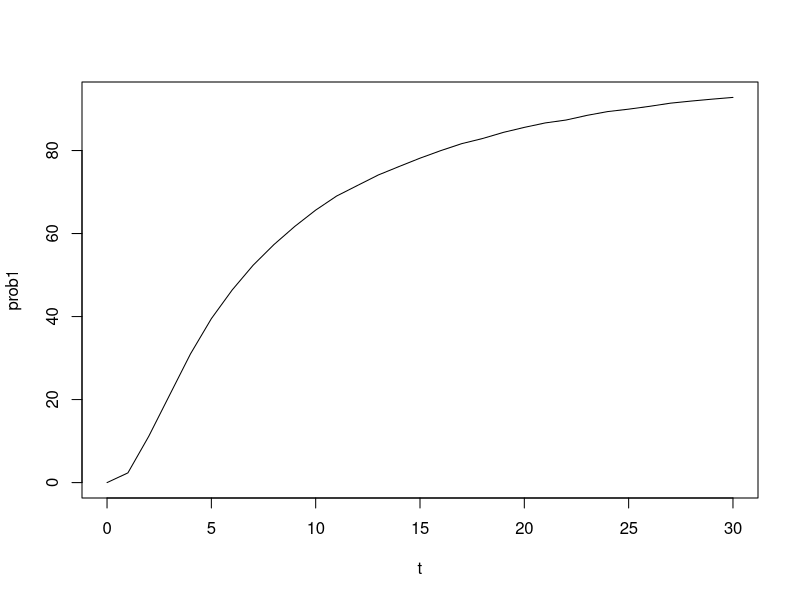
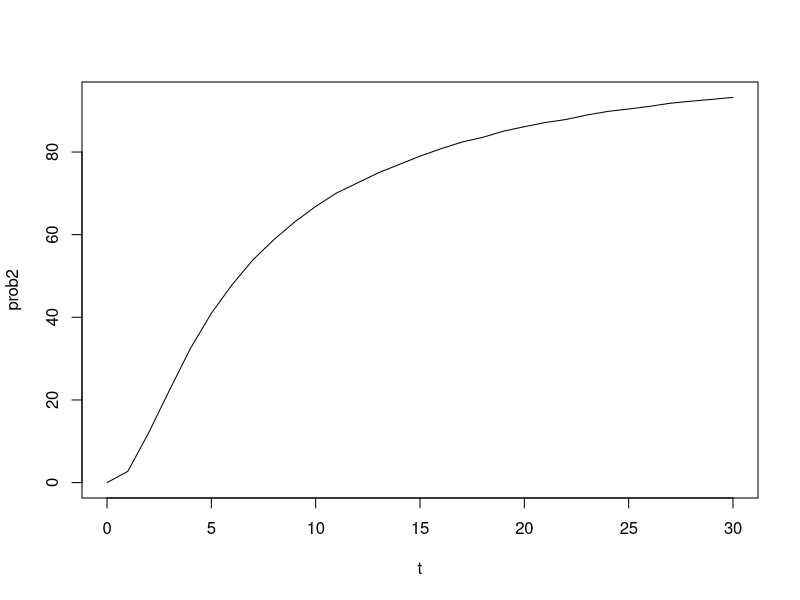
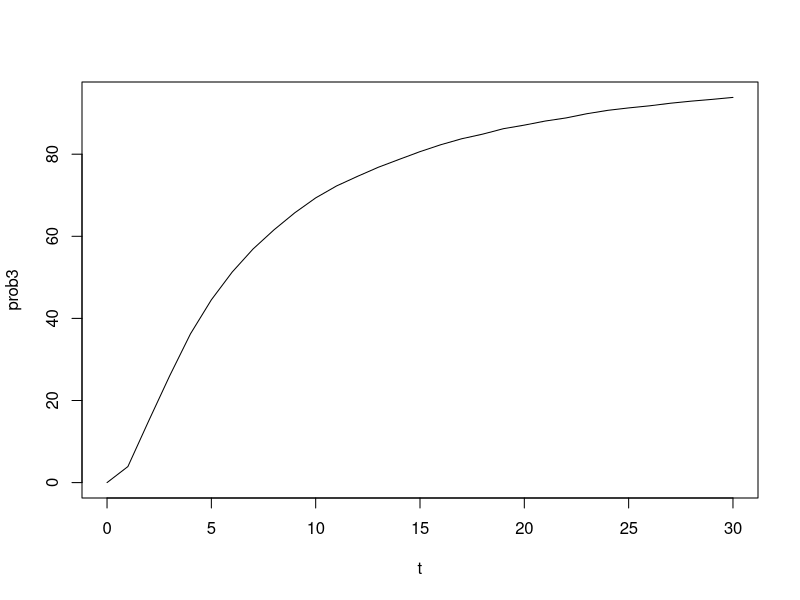
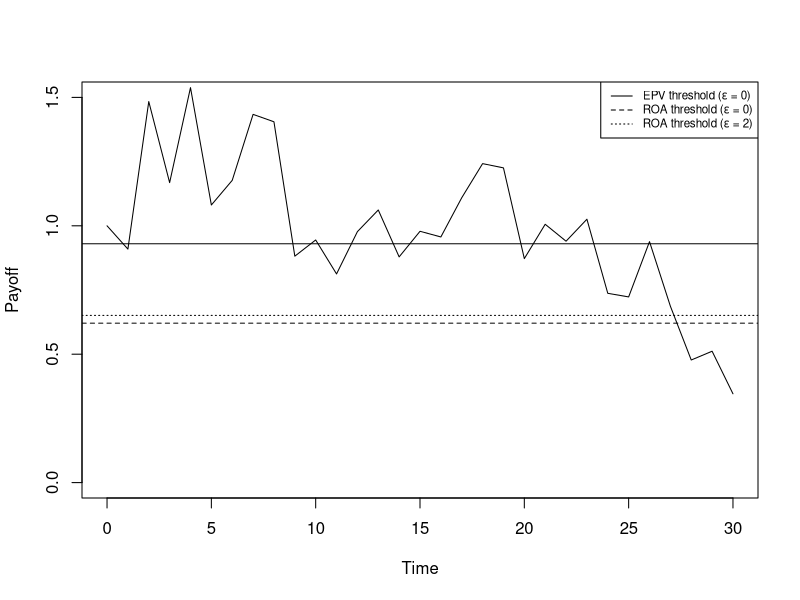
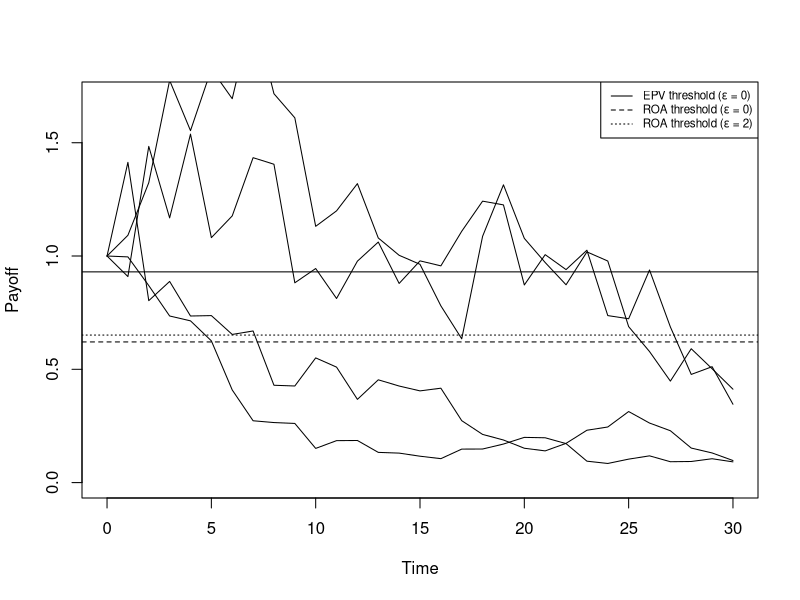

Here is the R script that generated these plots, in order: (Note: this script raises an error after producing the figures.)
# Libraries
library(matrixStats) # for rowVars
require(utils) # for str
library(openxlsx)

# graph wd
setwd("C:/OwnCloud/A05/08_WP2_ROA/01_Irrigation_investment_numerical")
setwd("/Users/kodam1/ownCloud - wataru.kodama@uni-goettingen.de@owncloud.gwdg.de/A05/08_WP2_ROA/01_Irrigation_investment_numerical")

################################
### 0.1 Simulation Set Up
################################
para <- c(0.02, 0.2, 0.25, 0.05, 0.2) # baseline (mu, sigma, eta, lambda, rho)
eps <- c(0, 0.5, 2, 4) # list of epsilon
I <- 2
# Simulation parameters
n <- 10000                # Number of runs --> GO MUCH LARGER!
#Tlength <- 1              # Time period
#dt <- 0.01                # Time step
Tlength <- 30              # Time period
dt <- 1                    # Time step
t <- seq(0, Tlength, dt)  # steps
N <- length(t)            # Number of steps

# Model parameters
x0 <- 1                  # Initial profits (LeeZhao)/ payoffs / benefits (EisenackParsch)
x_a <- 1
r <- 0.1



################################
### 0.2 Threshold Set Up
################################
# Delta function
delta_fn <- function(m, s, e, l, r, eps) { 
  r + m*(1-eps) + 1/2*eps*(1-eps)*s^2 + l- l*(1-e)^(1-eps) }
delta <- function(eps) { 
  delta_fn(para[1], para[2], para[3], para[4], para[5], eps) 
}
# Polynomial function
polynomial_fn <- function(x, m, s, e, l, r) {
  1/2*(x-1)*x*s^2 - m*x - (r+l) + l*(1-e)^x
}

# Calculate threshold
beta <- uniroot(polynomial_fn, c(-10, 0), tol = 0.0001, m=para[1], 
                 s=para[2], e=para[3], l=para[4], r=para[5])$root
threshold <- ((delta(eps)/para[5])* beta/(beta-1+eps))^(1/(1-eps))* (1-I*r)
threshold_EPV <- ((delta(eps)/para[5]) )^(1/(1-eps))* (1-I*r)
threshold
threshold_EPV



################################
### 1. Simulation: Random draw
################################
para <- c(0.02, 0.2, 0.25, 0.05, 0.2) # baseline (mu, sigma, eta, lambda, rho)
# Initialize the pi matrix
x_c_t <- matrix(0, n, N)
x_c_t[, 1] <- x0

# Simulation initialization
set.seed(1404)      # WK Birthday

# Simulate GBM with Poisson Jump process
for (i in 1:n) {
  W <- cumsum(rnorm(N - 1, mean = 0, sd = sqrt(dt)))    # Brownian motion
  J <- rpois(N - 1, para[4] * dt)                       # Number of jumps at each time step
  
  jumps <- J * para[3] * x0                            # Jump sizes
  cum_jumps <- cumsum(jumps)                            # Cumulative jumps
  
  # GBM with jumps
  x_c_t[i, -1] <- x0 * exp((- para[1] - 0.5 * para[2]^2) * t[-1] + para[2] * W - cum_jumps)
}

# Results
rownames(x_c_t) <- paste0("Run_", 1:n)
colnames(x_c_t) <- t



### Graph ###
setwd("C:/OwnCloud/A05/08_WP2_ROA/01_Irrigation_investment_numerical")
setwd("/Users/kodam1/ownCloud - wataru.kodama@uni-goettingen.de@owncloud.gwdg.de/A05/08_WP2_ROA/01_Irrigation_investment_numerical")

# Plot one draw
png("03_Programming/simulation/figure/random_draw.png", width = 5, height = 4, units = 'in', res = 500)
plot(t, x_c_t[3, ], type = "l", ylim = c(0, 1.5), 
     xlab = "Time", ylab = "Payoff")
abline(h=threshold_EPV[1], lty = 1)
abline(h=threshold[1], lty = 2)
abline(h=threshold[3], lty = 3)
legend("topright", cex = 0.7, lty=1:3,
       legend = c(expression(paste("EPV threshold (", epsilon," = 0)")), 
                  expression(paste("ROA threshold (", epsilon," = 0)")), 
                  expression(paste("ROA threshold (", epsilon," = 2)"))))
dev.off()

# Plot five draws
png("03_Programming/simulation/figure/random_draw2.png", width = 5, height = 4, units = 'in', res = 500)
plot(t, x_c_t[3, ], type = "l", ylim = c(0, 1.7), 
     xlab = "Time", ylab = "Payoff")
for (i in c(2, 4, 5)) {
  lines(t, x_c_t[i, ], lty = 1)
}
abline(h = threshold_EPV[1], lty = 1)
abline(h = threshold[1], lty = 2)
abline(h = threshold[3], lty = 3)
legend("topright", cex = 0.7, lty=1:3,
       legend = c(expression(paste("EPV threshold (", epsilon," = 0)")), 
                  expression(paste("ROA threshold (", epsilon," = 0)")), 
                  expression(paste("ROA threshold (", epsilon," = 2)"))))
dev.off()


############################################
### 2. Adaptation probability
############################################
para <- c(0.02, 0.2, 0.25, 0.05, 0.2) # baseline (mu, sigma, eta, lambda, rho)
eps <- c(0, 0.5, 2, 3) # list of epsilon

# EPV probability
for (e in 1:3) {
  assign(paste0("prob_EPV", e), list())
  adap_EPV <- apply(x_c_t, 1, FUN = function(x) {x < threshold_EPV[e]})
  for (i in 1:ncol(adap_EPV)) {
    if(sum(adap_EPV[,i])>0) {
      adap_EPV[,i][min(which(adap_EPV[,i]==TRUE)):length(adap_EPV[,i])] <- TRUE
    }
  }
  for (i in 1:N) {
    if (e == 1) {
      prob_EPV1[[i]] <- rowSums(adap_EPV)[i]/ncol(adap_EPV)*100
    } else if (e == 2) {
      prob_EPV2[[i]] <- rowSums(adap_EPV)[i]/ncol(adap_EPV)*100
    } else if (e == 3) {
      prob_EPV3[[i]] <- rowSums(adap_EPV)[i]/ncol(adap_EPV)*100
    }
  }
}

# ROA probability
for (e in 1:3) {
  assign(paste0("prob", e), list())
  adapt <- apply(x_c_t, 1, FUN = function(x) {x < threshold[e]})
  for (i in 1:ncol(adapt)) {
    if(sum(adapt[,i])>0) {
      adapt[,i][min(which(adapt[,i]==TRUE)):length(adapt[,i])] <- TRUE
    }
  }
  for (i in 1:N) {
    if (e == 1) {
      prob1[[i]] <- rowSums(adapt)[i]/ncol(adapt)*100
    } else if (e == 2) {
      prob2[[i]] <- rowSums(adapt)[i]/ncol(adapt)*100
    } else if (e == 3) {
      prob3[[i]] <- rowSums(adapt)[i]/ncol(adapt)*100
    } else if (e == 4) {
      prob4[[i]] <- rowSums(adapt)[i]/ncol(adapt)*100
    }
  }
}

plot(t, prob1, type='l')
plot(t, prob2, type='l')
plot(t, prob3, type='l')
plot(t, prob4, type='l')

### Graph ###
png("03_Programming/simulation/figure/probability.png", width = 5, height = 4, units = 'in', res = 500)
plot(t, prob_EPV1, type='l', lty=1, ylim=c(0, 100), 
     xlab='Time', ylab='Probability', col = "blue")
lines(t, prob1, lty=1)
lines(t, prob2, lty=2)
lines(t, prob3, lty=3)
legend("bottomright", cex = 0.8, lty = c(1, 1, 2, 3),
       col = c("blue", "black", "black", "black"),
       legend = c(expression(paste("EPV ", "(", epsilon," = 0)")),
                  expression(paste("ROA ", "(", epsilon," = 0)")),
                  expression(paste("ROA ", "(", epsilon," = 0.5)")),
                  expression(paste("ROA ", "(", epsilon," = 2)"))))
dev.off()


############################################
### 3. Sensitivity analysis
############################################
para <- c(0.02, 0.2, 0.25, 0.05, 0.2) # baseline (mu, sigma, eta, lambda, rho)
#para2 <- c(para[1] + 0.00625, para[2] + 0.125/2, para[3] + 0.125, para[4] + 0.025)
para2 <- c(para[1] + para[3]*para[4], para[2] + para[3]/2, para[3] + para[3], para[4] + para[4])
eps <- c(0, 0.5, 2) # list of epsilon

# Simulation parameters
n <- 10000                # Number of runs --> GO MUCH LARGER!
Tlength <- 30              # Time period
dt <- 1                    # Time step
t <- seq(0, Tlength, dt)  # steps
N <- length(t)            # Number of steps

# Simulation initialization
set.seed(1404)      # WK Birthday
variables <- c("mu", "sigma", "lambda", "eta")
for (var in variables) {
  assign(paste0("x_c_t_", var), matrix(x0, n, N))
}


# Simulation
for (i in 1:n) {
  W <- cumsum(rnorm(N - 1, mean = 0, sd = sqrt(dt)))    # Brownian motion
  J <- rpois(N - 1, para[4] * dt) * para[3] * x0       # Number of jumps and size at each time step
  J_lambda <- rpois(N - 1, para2[4] * dt) * para[3] * x0 
  J_eta <- rpois(N - 1, para[4] * dt) * para2[3] * x0       
  # GBM with jumps
  x_c_t_mu[i, -1] <- x0 * exp((- para2[1] - 0.5 * (para[2])^2) * t[-1] + para[2] * W - cumsum(J))
  x_c_t_sigma[i, -1] <- x0 * exp((- para[1] - 0.5 * (para2[2])^2) * t[-1] + para2[2] * W - cumsum(J))
  x_c_t_lambda[i, -1] <- x0 * exp((- para[1] - 0.5 * (para[2])^2) * t[-1] + para[2] * W - cumsum(J_lambda))
  x_c_t_eta[i, -1] <- x0 * exp((- para[1] - 0.5 * (para[2])^2) * t[-1] + para[2] * W - cumsum(J_eta))
}

#####change in mu #####
beta <- uniroot(polynomial_fn, c(-10, 0), tol = 0.0001, 
                m=para2[1], s=para[2], e=para[3], l=para[4], r=para[5])$root
delta <- function(eps) { 
  delta_fn(para2[1], para[2], para[3], para[4], para[5], eps) 
}
threshold_mu <- ((delta(eps)/para[5])* beta/(beta-1+eps))^(1/(1-eps))* (1-I*0.1)
# loop over epsilon
for (j in 1:3) {
  # Create adaptation matrix
  adaptation <- apply(x_c_t_mu, 1, FUN = function(x) {x < threshold_mu[j]})
  for (i in 1:ncol(adaptation)) {
    if(sum(adaptation[,i])>0) {
      adaptation[,i][min(which(adaptation[,i]==TRUE)):length(adaptation[,i])] <- TRUE
    }
  }
  # Create prob variable
  prob_mu <- list()
  for (i in 1:N) {
    prob_mu[[i]] <- rowSums(adaptation)[i]/ncol(adaptation)*100
  }
  # Assign prob variable to the corresponding epsilon
  assign(paste0("prob", j, "_mu"), prob_mu)
}

##### change in lambda #####
# threshold
beta <- uniroot(polynomial_fn, c(-10, 0), tol = 0.0001, 
                m=para[1], s=para[2], e=para[3], l=para2[4], r=para[5])$root
delta <- function(eps) { 
  delta_fn(para[1], para[2], para[3], para2[4], para[5], eps) 
}
threshold_lambda <- ((delta(eps)/para[5])* beta/(beta-1+eps))^(1/(1-eps))* (1-I*0.1)
# loop over epsilon
for (j in 1:3) {
  adaptation <- apply(x_c_t_lambda, 1, FUN = function(x) {x < threshold_lambda[j]})
  for (i in 1:ncol(adaptation)) {
    if(sum(adaptation[,i])>0) {
      adaptation[,i][min(which(adaptation[,i]==TRUE)):length(adaptation[,i])] <- TRUE
    }
  }
  prob_lambda <- list()
  for (i in 1:N) {
    prob_lambda[[i]] <- rowSums(adaptation)[i]/ncol(adaptation)*100
  }
  assign(paste0("prob", j, "_lambda"), prob_lambda)
}

##### change in eta #####
# threshold
beta <- uniroot(polynomial_fn, c(-10, 0), tol = 0.0001, m=para[1], 
                s=para[2], e=para2[3], l=para[4], r=para[5])$root
delta <- function(eps) { 
  delta_fn(para[1], para[2], para2[3], para[4], para[5], eps) 
}
threshold_eta <- ((delta(eps)/para[5])* beta/(beta-1+eps))^(1/(1-eps))* (1-I*0.1)
# loop over epsilon
for (j in 1:3) {
  # Create adaptation matrix
  adaptation <- apply(x_c_t_eta, 1, FUN = function(x) {x < threshold_eta[j]})
  for (i in 1:ncol(adaptation)) {
    if(sum(adaptation[,i])>0) {
      adaptation[,i][min(which(adaptation[,i]==TRUE)):length(adaptation[,i])] <- TRUE
    }
  }
  # Create prob variable
  prob_eta <- list()
  for (i in 1:N) {
    prob_eta[[i]] <- rowSums(adaptation)[i]/ncol(adaptation)*100
  }
  # Assign prob variable to the corresponding epsilon
  assign(paste0("prob", j, "_eta"), prob_eta)
}

#####change in sigma #####
# threshold
beta <- uniroot(polynomial_fn, c(-10, 0), tol = 0.0001, 
                m=para[1], s=para2[2], e=para[3], l=para[4], r=para[5])$root
delta <- function(eps) { 
  delta_fn(para[1], para2[2], para[3], para[4], para[5], eps) 
}
threshold_sigma <- ((delta(eps)/para[5])* beta/(beta-1+eps))^(1/(1-eps))* (1-I*0.1)
# loop over epsilon
for (j in 1:3) {
  # Create adaptation matrix
  adaptation <- apply(x_c_t_sigma, 1, FUN = function(x) {x < threshold_sigma[j]})
  for (i in 1:ncol(adaptation)) {
    if(sum(adaptation[,i])>0) {
      adaptation[,i][min(which(adaptation[,i]==TRUE)):length(adaptation[,i])] <- TRUE
    }
  }
  # Create prob variable
  prob_sigma <- list()
  for (i in 1:N) {
    prob_sigma[[i]] <- rowSums(adaptation)[i]/ncol(adaptation)*100
  }
  # Assign prob variable to the corresponding epsilon
  assign(paste0("prob", j, "_sigma"), prob_sigma)
}


### Graph ### 
png("03_Programming/simulation/figure/sensitivity0.png", width = 5, height = 4, units = 'in', res = 500)
plot(t, prob1, type='l', lty=1, ylim=c(0, 100), xlab='Time', ylab='Probability')
lines(t, prob1_mu, lty = 2, col="blue")
lines(t, prob1_sigma, lty = 2, col="green")
lines(t, prob1_lambda, lty = 2, col="red")
lines(t, prob1_eta, lty = 2, col="orange")
legend("bottomright", cex = 0.8, lty=c(1, 2, 2, 2, 2), 
       title = c(expression(paste(epsilon, " = 0"))), 
       col=c("black", "blue", "green", "red", "orange"),
       legend = c(expression(paste("Baseline")), 
                  expression(paste(mu, "+", Delta, mu)),
                  expression(paste(sigma, "+", Delta, sigma)),
                  expression(paste(lambda, "+", Delta, lambda)),
                  expression(paste(eta, "+", Delta, eta))))
dev.off()


png("03_Programming/simulation/figure/sensitivity2.png", width = 5, height = 4, units = 'in', res = 500)
plot(t, prob3, type='l', lty=1, ylim=c(0, 100), xlab='Time', ylab='Probability')
lines(t, prob3_mu, lty = 2, col="blue")
lines(t, prob3_sigma, lty = 2, col="green")
lines(t, prob3_lambda, lty = 2, col="red")
lines(t, prob3_eta, lty = 2, col="orange")
legend("bottomright", cex = 0.8, lty=c(1, 2, 2, 2, 2), 
       title = c(expression(paste(epsilon, " = 2"))), 
       col=c("black", "blue", "green", "red", "orange"),
       legend = c(expression(paste("Baseline")), 
                  expression(paste(mu, "+", Delta, mu)),
                  expression(paste(sigma, "+", Delta, sigma)),
                  expression(paste(lambda, "+", Delta, lambda)),
                  expression(paste(eta, "+", Delta, eta))))
dev.off()


############################################
### 4.1 Export to table
############################################
###  Changes in threshold compared to baseline
threshold2 <- c(threshold[1], threshold[2], threshold[3])
ct_mu <- (threshold_mu - threshold2 )/ threshold2 * 100
ct_sigma <- (threshold_sigma - threshold2 )/ threshold2 * 100
ct_lambda <- (threshold_lambda - threshold2 )/ threshold2 * 100
ct_eta <- (threshold_eta - threshold2 )/ threshold2 * 100

###  Changes in probability compared to baseline
for (i in 1:3) {
  # unlist
  assign(paste0("p_EPV", i), unlist(get(paste0("prob_EPV", i))))
  assign(paste0("p", i), unlist(get(paste0("prob", i))))
  assign(paste0("p", i, "_mu"), unlist(get(paste0("prob", i, "_mu"))))
  assign(paste0("p", i, "_sigma"), unlist(get(paste0("prob", i, "_sigma"))))
  assign(paste0("p", i, "_lambda"), unlist(get(paste0("prob", i, "_lambda"))))
  assign(paste0("p", i, "_eta"), unlist(get(paste0("prob", i, "_eta"))))
  # define changes in probability
  assign(paste0("cp", i, "_mu"), (get(paste0("p", i, "_mu")) - get(paste0("p", i)) ) / get(paste0("p", i)) * 100)
  assign(paste0("cp", i, "_sigma"), (get(paste0("p", i, "_sigma")) - get(paste0("p", i)) ) / get(paste0("p", i)) * 100)
  assign(paste0("cp", i, "_lambda"), (get(paste0("p", i, "_lambda")) - get(paste0("p", i)) ) / get(paste0("p", i)) * 100)
  assign(paste0("cp", i, "_eta"), (get(paste0("p", i, "_eta")) - get(paste0("p", i)) ) / get(paste0("p", i)) * 100)
}

###  Data frame for table
df_threshold <- data.frame(
  Epsilon = c(0, 1/2, 2),
  EPV = c(threshold_EPV[1], threshold_EPV[2], threshold_EPV[3]),
  ROA = c(threshold[1], threshold[2], threshold[3]),
  Mu = c(threshold_mu[1], threshold_mu[2], threshold_mu[3]),
  Mu_c = c(ct_mu[1], ct_mu[2], ct_mu[3]),
  Sigma = c(threshold_sigma[1], threshold_sigma[2], threshold_sigma[3]),
  Sigma_c = c(ct_sigma[1], ct_sigma[2], ct_sigma[3]),
  Lambda = c(threshold_lambda[1], threshold_lambda[2], threshold_lambda[3]),
  Lambda_c = c(ct_lambda[1], ct_lambda[2], ct_lambda[3]),
  Eta = c(threshold_eta[1], threshold_eta[2], threshold_eta[3]),
  Eta_c = c(ct_eta[1], ct_eta[2], ct_eta[3])
)

for (i in 1:3) {
  assign(paste0("df", i), data.frame(
    Year = c(5, 10, 15, 20, 25, 30),
    EPV = c(get(paste0("p_EPV", i))[6], get(paste0("p_EPV", i))[11], get(paste0("p_EPV", i))[16], 
            get(paste0("p_EPV", i))[21], get(paste0("p_EPV", i))[26], get(paste0("p_EPV", i))[31]),
    ROA = c(get(paste0("p", i))[6], get(paste0("p", i))[11], get(paste0("p", i))[16], 
            get(paste0("p", i))[21], get(paste0("p", i))[26], get(paste0("p", i))[31]),
    Mu = c(get(paste0("p", i, "_mu"))[6], get(paste0("p", i, "_mu"))[11], get(paste0("p", i, "_mu"))[16], 
            get(paste0("p", i, "_mu"))[21], get(paste0("p", i, "_mu"))[26], get(paste0("p", i, "_mu"))[31]),
    Mu_c = c(get(paste0("cp", i, "_mu"))[6], get(paste0("cp", i, "_mu"))[11], get(paste0("cp", i, "_mu"))[16], 
           get(paste0("cp", i, "_mu"))[21], get(paste0("cp", i, "_mu"))[26], get(paste0("cp", i, "_mu"))[31]),
    Sigma = c(get(paste0("p", i, "_sigma"))[6], get(paste0("p", i, "_sigma"))[11], get(paste0("p", i, "_sigma"))[16], 
            get(paste0("p", i, "_sigma"))[21], get(paste0("p", i, "_sigma"))[26], get(paste0("p", i, "_sigma"))[31]),
    Sigma_c = c(get(paste0("cp", i, "_sigma"))[6], get(paste0("cp", i, "_sigma"))[11], get(paste0("cp", i, "_sigma"))[16], 
              get(paste0("cp", i, "_sigma"))[21], get(paste0("cp", i, "_sigma"))[26], get(paste0("cp", i, "_sigma"))[31]),
    Lambda = c(get(paste0("p", i, "_lambda"))[6], get(paste0("p", i, "_lambda"))[11], get(paste0("p", i, "_lambda"))[16], 
              get(paste0("p", i, "_lambda"))[21], get(paste0("p", i, "_lambda"))[26], get(paste0("p", i, "_lambda"))[31]),
    Lambda_c = c(get(paste0("cp", i, "_lambda"))[6], get(paste0("cp", i, "_lambda"))[11], get(paste0("cp", i, "_lambda"))[16], 
               get(paste0("cp", i, "_lambda"))[21], get(paste0("cp", i, "_lambda"))[26], get(paste0("cp", i, "_lambda"))[31]),
    Eta = c(get(paste0("p", i, "_eta"))[6], get(paste0("p", i, "_eta"))[11], get(paste0("p", i, "_eta"))[16], 
               get(paste0("p", i, "_eta"))[21], get(paste0("p", i, "_eta"))[26], get(paste0("p", i, "_eta"))[31]),
    Eta_c = c(get(paste0("cp", i, "_eta"))[6], get(paste0("cp", i, "_eta"))[11], get(paste0("cp", i, "_eta"))[16], 
               get(paste0("cp", i, "_eta"))[21], get(paste0("cp", i, "_eta"))[26], get(paste0("cp", i, "_eta"))[31])
  )
  )
}
df_prob <- rbind(df1, df2, df3)

### Preparation
# Round the values to 2 decimal places
df_prob[, 2:11] <- round(df_prob[, 2:11], 2)
df_threshold[, 2:11] <- round(df_threshold[, 2:11], 3)
df_threshold[, c(5, 7, 9, 11)] <- round(df_threshold[, c(5, 7, 9, 11)], 2)

# Format the values
for (i in 2:11) {
  df_prob[, i] <- paste0(df_prob[, i], "%")
}
for (i in c(5, 7, 9, 11)) {
  df_prob[, i] <- paste0("(", df_prob[, i], ")")
  df_threshold[, i] <- paste0("(", df_threshold[, i], "%)")
}

### Export the data frame
# Create a new workbook
wb <- createWorkbook()
# Add a worksheet for each data frame
addWorksheet(wb, "Threshold")
addWorksheet(wb, "Probability")
# Write the data to the worksheets
writeData(wb, "Threshold", df_threshold)
writeData(wb, "Probability", df_prob)
# Save the workbook to a file
saveWorkbook(wb, "03_Programming/table/sensitivity.xlsx")
